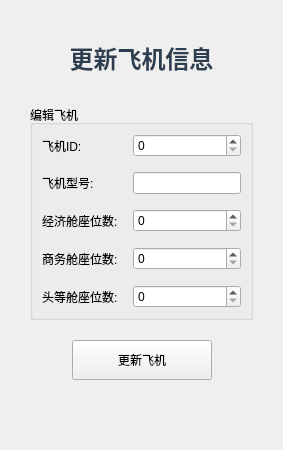
      <widget class="QWidget" name="page_updateplane">
       <layout class="QVBoxLayout" name="verticalLayout_6">
        <property name="spacing">
         <number>20</number>
        </property>
        <property name="leftMargin">
         <number>30</number>
        </property>
        <property name="topMargin">
         <number>30</number>
        </property>
        <property name="rightMargin">
         <number>30</number>
        </property>
        <property name="bottomMargin">
         <number>30</number>
        </property>
        <item>
         <widget class="QLabel" name="label_7">
          <property name="styleSheet">
           <string notr="true">font-size: 18pt; font-weight: bold;
color: #2c3e50; padding: 10px;</string>
          </property>
          <property name="text">
           <string>更新飞机信息</string>
          </property>
          <property name="alignment">
           <set>Qt::AlignmentFlag::AlignCenter</set>
          </property>
         </widget>
        </item>
        <item>
         <widget class="QGroupBox" name="groupBox_8">
          <property name="title">
           <string>编辑飞机</string>
          </property>
          <layout class="QGridLayout" name="gridLayout_7">
           <property name="spacing">
            <number>15</number>
           </property>
           <item row="0" column="0">
            <widget class="QLabel" name="label_8">
             <property name="text">
              <string>飞机ID:</string>
             </property>
            </widget>
           </item>
           <item row="0" column="1">
            <widget class="QSpinBox" name="updateplaneID">
             <property name="maximum">
              <number>999999</number>
             </property>
            </widget>
           </item>
           <item row="1" column="0">
            <widget class="QLabel" name="label_9">
             <property name="text">
              <string>飞机型号:</string>
             </property>
            </widget>
           </item>
           <item row="1" column="1">
            <widget class="QLineEdit" name="updateplanemodel"/>
           </item>
           <item row="2" column="0">
            <widget class="QLabel" name="label_10">
             <property name="text">
              <string>经济舱座位数:</string>
             </property>
            </widget>
           </item>
           <item row="2" column="1">
            <widget class="QSpinBox" name="updateplaneseatsEconomy">
             <property name="maximum">
              <number>500</number>
             </property>
            </widget>
           </item>
           <item row="3" column="0">
            <widget class="QLabel" name="label_11">
             <property name="text">
              <string>商务舱座位数:</string>
             </property>
            </widget>
           </item>
           <item row="3" column="1">
            <widget class="QSpinBox" name="updateplaneseatsBusiness">
             <property name="maximum">
              <number>100</number>
             </property>
            </widget>
           </item>
           <item row="4" column="0">
            <widget class="QLabel" name="label_12">
             <property name="text">
              <string>头等舱座位数:</string>
             </property>
            </widget>
           </item>
           <item row="4" column="1">
            <widget class="QSpinBox" name="updateplaneseatsFirst">
             <property name="maximum">
              <number>50</number>
             </property>
            </widget>
           </item>
          </layout>
         </widget>
        </item>
        <item>
         <layout class="QHBoxLayout" name="horizontalLayout_7">
          <item>
           <spacer name="horizontalSpacer_9">
            <property name="orientation">
             <enum>Qt::Orientation::Horizontal</enum>
            </property>
            <property name="sizeHint" stdset="0">
             <size>
              <width>40</width>
              <height>20</height>
             </size>
            </property>
           </spacer>
          </item>
          <item>
           <widget class="QPushButton" name="btn_updateplane">
            <property name="minimumSize">
             <size>
              <width>140</width>
              <height>40</height>
             </size>
            </property>
            <property name="text">
             <string>更新飞机</string>
            </property>
           </widget>
          </item>
          <item>
           <spacer name="horizontalSpacer_10">
            <property name="orientation">
             <enum>Qt::Orientation::Horizontal</enum>
            </property>
            <property name="sizeHint" stdset="0">
             <size>
              <width>40</width>
              <height>20</height>
             </size>
            </property>
           </spacer>
          </item>
         </layout>
        </item>
        <item>
         <spacer name="verticalSpacer_3">
          <property name="orientation">
           <enum>Qt::Orientation::Vertical</enum>
          </property>
          <property name="sizeHint" stdset="0">
           <size>
            <width>20</width>
            <height>40</height>
           </size>
          </property>
         </spacer>
        </item>
       </layout>
      </widget>
